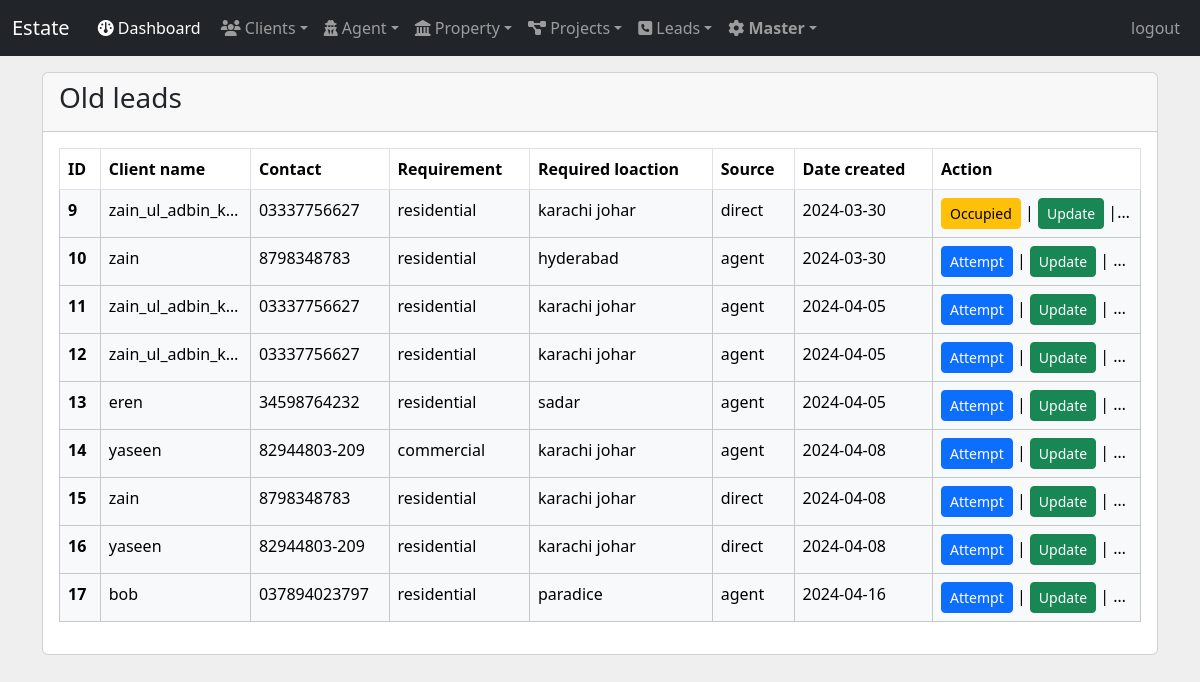
The page /old_leads (signed in) on the database its author committed.
### main/models.py (models this page shows, shortened)
class Leads(models.Model):
  client = models.ForeignKey("Client", on_delete=models.CASCADE)
  date = models.DateTimeField(auto_now=False, auto_now_add=False, null=True, blank=True)
  location = models.CharField( max_length=100)
  min_area = models.IntegerField(blank=True, null=True)
  max_area = models.IntegerField(blank=True, null=True)
  min_budget = models.IntegerField(blank=True, null=True)
  max_budget = models.IntegerField(blank=True, null=True)
  property_Types = models.ForeignKey("propertyTypes", on_delete=models.CASCADE)
  remarks = models.ForeignKey('Comments', on_delete=models.CASCADE, related_name='leads', null=True, blank=True)
  Source = models.ForeignKey("Source", on_delete=models.CASCADE, null=True, blank=True)
  Status_type = {
        "attempted": "Attempted",
        "unattempted": "Unattempted",
    }
  status = models.CharField(choices=Status_type.items(), max_length=50, default='unattempted')
  followUpDate = models.DateTimeField(auto_now=False, auto_now_add=False, null=True, blank=True)
  owner = models.ForeignKey(settings.AUTH_USER_MODEL, on_delete=models.CASCADE)

class Client(models.Model):
  client_name = models.CharField( max_length=150)
  client_contact = models.CharField(max_length=20)
  client_mail = models.EmailField(max_length=250,)
  client_DOB = models.DateField(auto_now=False, auto_now_add=False)
  client_address = models.CharField(max_length=500)
  client_city = models.CharField( max_length=100)
  client_state = models.CharField(max_length=50, blank=True, null=True)
  client_pin = models.IntegerField()
  OCCUPATION_CHOICES = [
        ('self_employed', 'Self Employed'),
        ('govt_employee', 'Government Employee'),
        ('private_employee', 'Private Employee'),
        ('others', 'Others'),
    ]
  occupation = models.CharField(max_length=20, choices=OCCUPATION_CHOICES)
  owner = models.IntegerField(blank=False, default=1)
  def __str__(self):
      return self.client_name

class propertyTypes(models.Model):
    name = models.CharField(max_length=100, unique=True)
    owner = models.IntegerField(default=1)
    def __str__(self):
        return self.name

class Source(models.Model):
    name = models.CharField(max_length=100, unique=True)
    owner = models.IntegerField(default=1)
    def __str__(self):
      return self.name

### main/views.py (the view)
# urls.py: path('old_leads', views.old_leads, name='old_leads'),
def old_leads(request):
    one_days_ago = timezone.now() - timedelta(days=1)
    leads = Leads.objects.filter(owner=request.user, date__lt=one_days_ago.date())
    return render(request, 'old_leads.html', {'leads' : leads})

### main/templates/old_leads.html (shortened to what this page needs)
{% extends "base.html" %}
{% block content %}
<div class='container my-3'>
  <div class="card">
    <div class="card-header">
      <h3>Old leads</h3>
    </div>
    <div class="card-body">
      <table class="table table-bordered table-hover">
        <thead>
          <tr>
            <th scope="col">ID</th>
            <th scope="col">Client name</th>
            <th scope="col">Contact</th>
            <th scope="col">Requirement</th>
            <th scope="col">Required loaction</th>
            <th scope="col">Source</th>
            <th scope="col">Date created</th>
            <th scope="col">Action</th>
          </tr>
        </thead>
        <tbody>
          {% for lead in leads %}
          <tr class="table-light">
            <th scope="row">{{ lead.id }}</th>
            <td class="text-truncate" style="max-width: 130px;">{{ lead.client }}</td>
            <td class="text-truncate" style="max-width: 120px;">{{ lead.client.client_contact }}</td>
            <td class="text-truncate" style="max-width: 120px;">{{ lead.property_Types }}</td>
            <td class="text-truncate" style="max-width: 100px;">{{ lead.location }}</td>
            <td  class="text-truncate" style="max-width: 150px;">{{ lead.Source }}</td>
            <td  class="text-truncate" style="max-width: 120px;">{{ lead.date|date:"Y-m-d"  }}</td>
            <td  class="text-truncate" style="max-width: 180px;">
              {% if lead.status == "unattempted" %}
              <a class='btn btn-primary btn-sm' href="{% url "attempt" lead.id %}">Attempt</a> |
              {% else %}
              <a class='btn btn-warning btn-sm'>Occupied</a> |
              {% endif %}
              <a class='btn btn-success btn-sm ' href="{% url "edit_leads" lead.id %}">Update</a> |
              <a class='btn btn-danger btn-sm' onclick="return confirm('Are you sure u want to delete this lead ?')" href="{% url "delete_leads" lead.id %}">Delete</a>
            </td>
          </tr>
          {% endfor %}
        </tbody>
      </table>
    </div>
  </div>
</div>
{% endblock content %}https://open.spotify.com/track/1B62o4CbdL9ckGvwsz2cgn

### main/templates/base.html (style rules this page uses)
body { background-color: rgb(240, 239, 239); }

### rows shown on the page
Leads: id "9", client "zain_ul_adbin_k…", client.client_contact "03337756627", property_Types "residential", location "karachi johar", Source "direct", date "2024-03-30", status "Occupied"
Leads: id "10", client "zain", client.client_contact "8798348783", property_Types "residential", location "hyderabad", Source "agent", date "2024-03-30", status "Attempt"
Leads: id "11", client "zain_ul_adbin_k…", client.client_contact "03337756627", property_Types "residential", location "karachi johar", Source "agent", date "2024-04-05", status "Attempt"
Leads: id "12", client "zain_ul_adbin_k…", client.client_contact "03337756627", property_Types "residential", location "karachi johar", Source "agent", date "2024-04-05", status "Attempt"
Leads: id "13", client "eren", client.client_contact "34598764232", property_Types "residential", location "sadar", Source "agent", date "2024-04-05", status "Attempt"
Leads: id "14", client "yaseen", client.client_contact "82944803-209", property_Types "commercial", location "karachi johar", Source "agent", date "2024-04-08", status "Attempt"
Leads: id "15", client "zain", client.client_contact "8798348783", property_Types "residential", location "karachi johar", Source "direct", date "2024-04-08", status "Attempt"
Leads: id "16", client "yaseen", client.client_contact "82944803-209", property_Types "residential", location "karachi johar", Source "direct", date "2024-04-08", status "Attempt"
Leads: id "17", client "bob", client.client_contact "037894023797", property_Types "residential", location "paradice", Source "agent", date "2024-04-16", status "Attempt"
